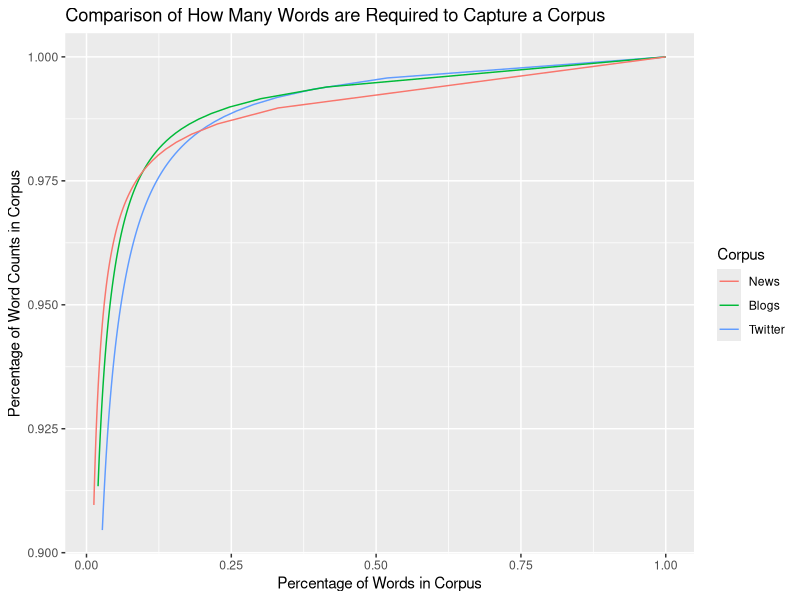
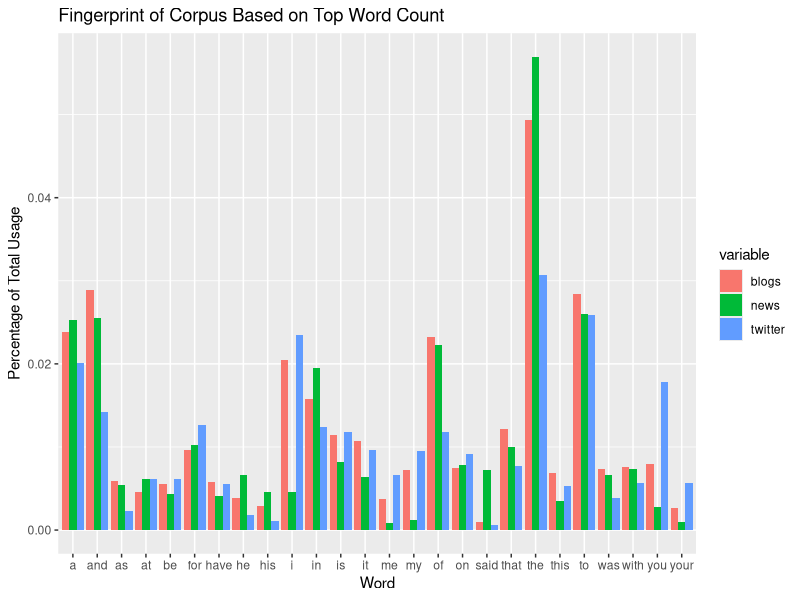

Write the R code that produced these figures, in order.
## ---- chunk 1
# require(tm)
# require(openNLP)
# require(RWeka)
library(ggplot2)
# 
# data_blogs <- load("data_blogs.rds")
# data_twitter <- load("data_twitter.rds")
# data_news <- load("data_news.rds")
# #load(eCorp.RData)
# profanity <- read.csv("ProfanityWords.csv", header=FALSE)
# profanity <- profanity$V1
# 
# s_news_u_freq <- load("s_news_u_freq.rds")
# s_blogs_u_freq <- load("s_blogs_u_freq.rds")
# s_twitter_u_freq <- load("s_twitter_u_freq.rds")
# 
# scrubData <- function(x){
#   x <- gsub("[^a-zA-Z ]", "", x)
#   x <- tolower(x)
#   x <- gsub(paste(profanity, collapse='|'), " ", x)
#   x <- strsplit(x," ")
#   
#   
#   return(x)
# }
# SampleData <- function(dataset, rate)
# {
#   return(dataset[as.logical(rbinom(length(dataset),1,rate))])
# }
#s_news <- scrubData(data_news)
#s_news <- unlist(s_news)
#s_news_freq <- sort(table(paste(s_news, s_news)), decreasing = T)
#s_news_freq_num <- c()
#s_news_freq <- as.integer(s_news_freq)
#for(b in names(s_news_freq)){s_news_freq_num <- c(s_news_freq_num, s_news_freq[b])}
#quantile(s_news_freq, c(0.1, 0.25, 0.5, 0.75, 0.9))
#qplot(log(s_news_freq)) + geom_vline(xintercept = log(quantile(s_news_freq, c(0.1, 0.25, 0.5, 0.75, 0.9))[3]), color = "blue",linetype = "longdash") + geom_vline(xintercept = log(quantile(s_news_freq, c(0.1, 0.25, 0.5, 0.75, 0.9))[1]), color = "red", linetype = "longdash") + annotate("text",  x= log(3), y = sum(s_news_freq > 2), label = "50% threshold")
# selectedData_s <- scrubData(selectedData)
# > save(selectedData_s, file="selectedData.RData")
# > selectedData_s_u <- unlist(selectedData_s_u)
# Error in unlist(selectedData_s_u) : object 'selectedData_s_u' not found
# > selectedData_s_u <- unlist(selectedData_s)
# > selectedData_s_u_freq <- sort(table(paste(selectedData_s_u, selectedData_s_u)), decreasing = T)
# > quantile(selectedData_s_u_freq, c(0.1, 0.25, 0.5, 0.75, 0.9))
## ---- chunk 2
exPlot <- read.csv("exPlot.csv")
# #exPlots <- as.numeric(exPlot)
ggplot() + geom_line(data=exPlot, aes(x=newsP, y=newsC, color = "red")) + geom_line(data=exPlot, aes(x=blogsP, y=blogsC, color="purple")) + geom_line(data=exPlot, aes(x=twitterP, y=twitterC, color="blue")) + xlab("Percentage of Words in Corpus") + ylab("Percentage of Word Counts in Corpus") + ggtitle("Comparison of How Many Words are Required to Capture a Corpus") + scale_color_discrete(name="Corpus", labels=c("News", "Blogs", "Twitter"))
# p <- load("countsVsWordsPlot.rds")
# print(p)
## ---- chunk 3
twDFmelt2 <- read.csv("twDFmelt2.csv")

ggplot(twDFmelt2, aes(x=words, y=value, fill=variable),  color = c("green", "red", "blue")) + geom_histogram(stat="identity", position = "dodge") + xlab("Word") + ylab("Percentage of Total Usage") + scale_color_discrete(name = "Corpus", labels = c("Blogs", "News", "Twitter")) + ggtitle("Fingerprint of Corpus Based on Top Word Count")

